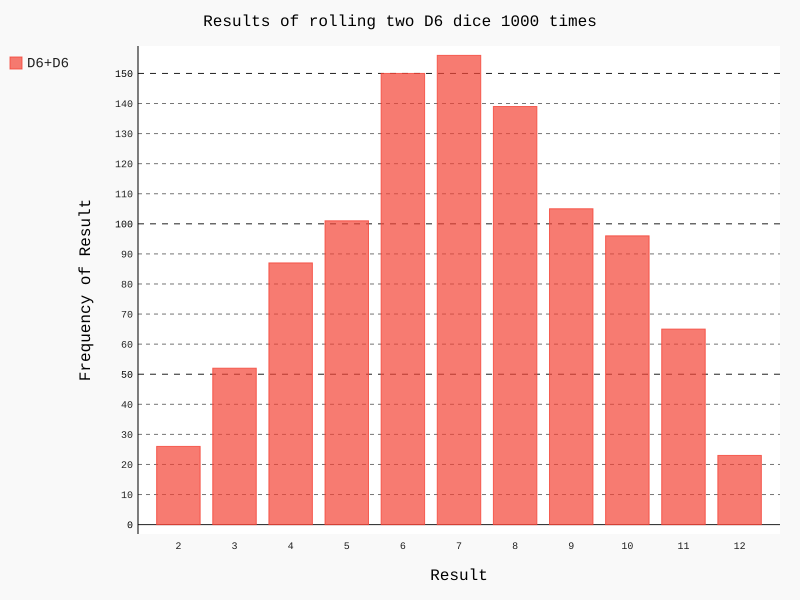

The script that drew this image:
import pygal
from die import Die
die_1=Die()
die_2=Die()
results=[]
for roll_num in range(1000):
    result=die_1.roll() +die_2.roll()
    results.append(result)

frequencies=[]
max_result =die_1.num_sides +die_2.num_sides

for value in range(2,max_result+1):
    frequency =results.count(value)
    frequencies.append(frequency)

hist=pygal.Bar()
hist.title="Results of rolling two D6 dice 1000 times"
hist.x_labels =['2','3','4','5','6','7','8','9','10','11','12']
hist.x_title="Result"
hist.y_title="Frequency of Result"

hist.add('D6+D6',frequencies)
hist.render_to_file('dice_visual.svg')
